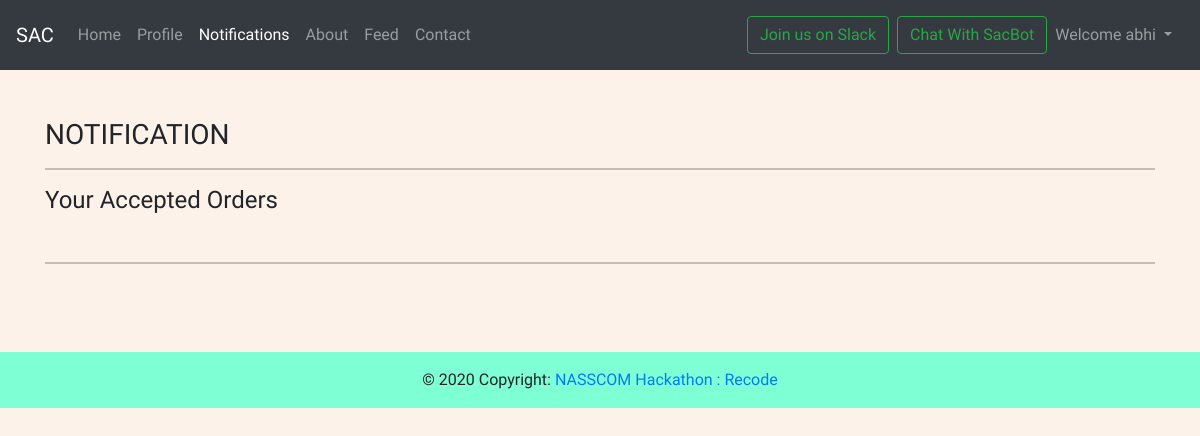
Page /notify (signed in) on the earlier database version.
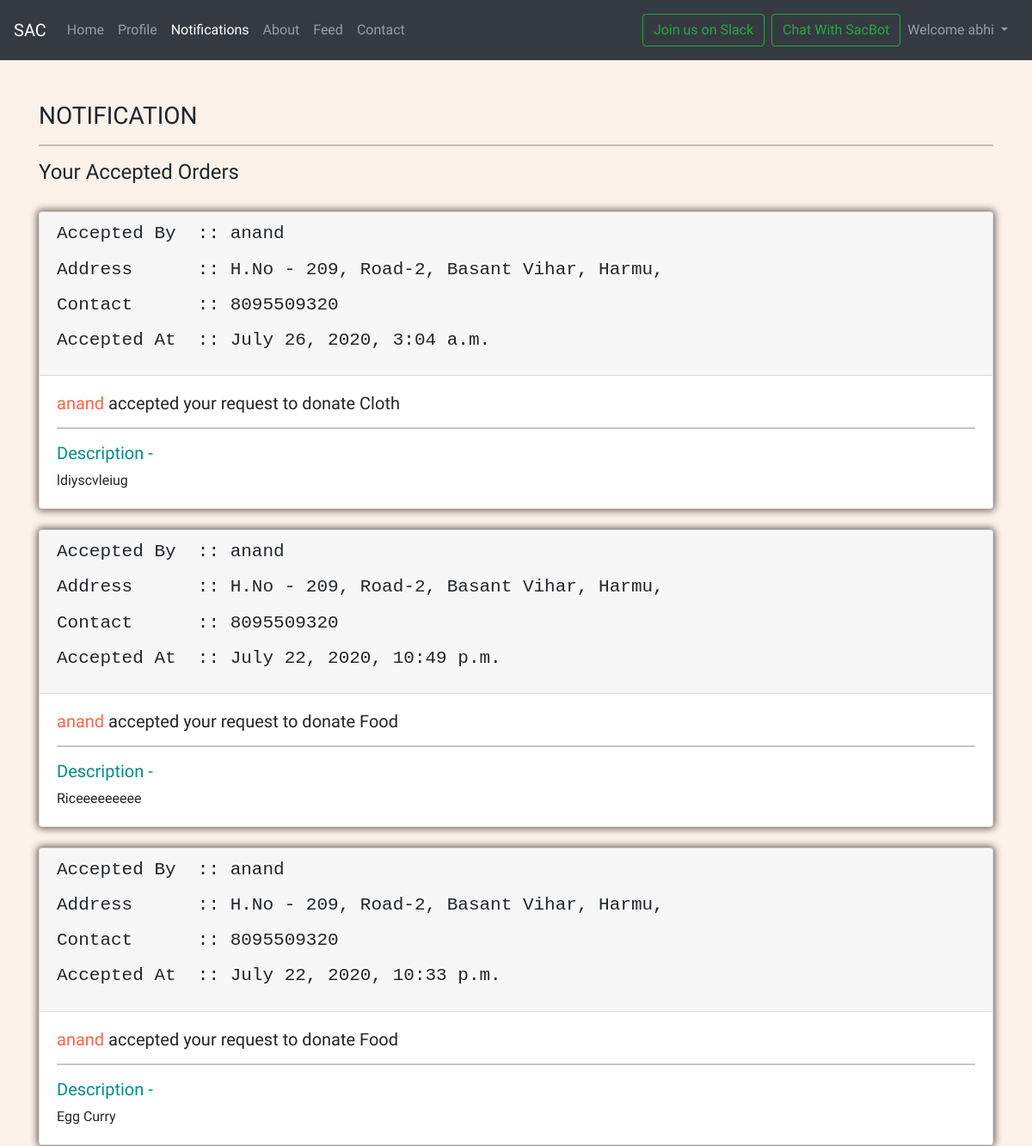
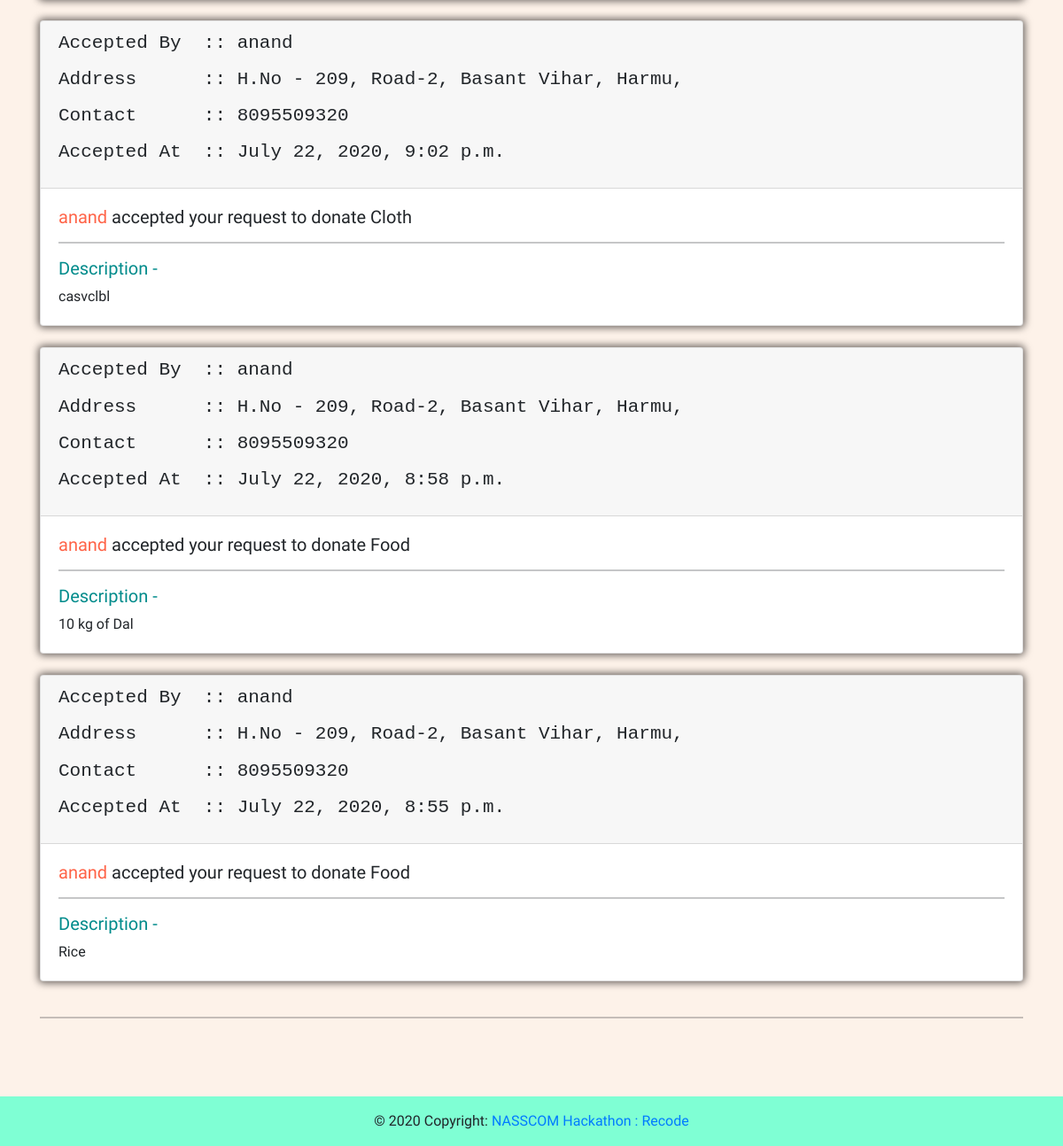
Same page on the later database version (2 pictures, top to bottom).
### mysite/models.py (models this page shows, shortened)
class Notification(models.Model):
    superuser=models.CharField(max_length=30,null=True)
    enduser=models.CharField(max_length=30,null=True)
    phone=models.CharField(max_length=30,null=True)
    address=models.CharField(max_length=100,null=True)
    timestamp = models.DateTimeField(default=now)
    type1=models.CharField(max_length=100,null=True)
    description=models.CharField(max_length=500,null=True)
    done=models.IntegerField(null=True)

### mysite/views.py (the view)
# urls.py: path('notify',views.notify,name='donateCloth'),
@login_required(login_url='handleLogin')
def notify(request):
    users=request.user
    noti = Notification.objects.filter(enduser=users).order_by('-id')
    params={'notis':noti}
    return render(request,'mysite/notification.html',params)

### templates/mysite/notification.html (shortened to what this page needs)
{% extends 'base.html' %}
{% block activeNotification %} active {% endblock activeNotification %}
{% block body %}
    <div class="container mt-5">
    <h3>NOTIFICATION</h3>
        <hr>
        <h4>Your Accepted Orders</h4>
        {% for noti in notis %}
        <br>
        <div class="card">
            <div class="card-header">
                <div class="row">
                    <div class="col-md-8 col-sm-12">
                        <h4><pre>Accepted By  :: {{noti.superuser}}</pre></h4>
                        <h4><pre>Address      :: {{noti.address}}</h4>
                        <h4><pre>Contact      :: {{noti.phone}}</h4>
                        <h4><pre>Accepted At  :: {{noti.timestamp}}</h4>
                    </div>
                </div>
            </div>
            <div class="card-body">
                <h5 class="card-title"><span style="color: tomato;">{{noti.superuser}}</span> accepted your request to donate {{noti.type1}}</h5>
                <hr>
                <h5 style="color: darkcyan;">Description - </h5>
                <p class="card-text">{{noti.description}}</p>
            </div>
        </div>
        {% endfor %}
        <br>
        <hr>
        <br>
    </div>
{% endblock body %}

Differences in the rows shown:
added Notification: superuser "anand", address "H.No - 209, Road-2, Basant Vihar,…", phone "8095509320", timestamp "July 26, 2020, 3:04 a.m.", type1 "Cloth", description "ldiyscvleiug"
added Notification: superuser "anand", address "H.No - 209, Road-2, Basant Vihar,…", phone "8095509320", timestamp "July 22, 2020, 10:49 p.m.", type1 "Food", description "Riceeeeeeeee"
added Notification: superuser "anand", address "H.No - 209, Road-2, Basant Vihar,…", phone "8095509320", timestamp "July 22, 2020, 10:33 p.m.", type1 "Food", description "Egg Curry"
added Notification: superuser "anand", address "H.No - 209, Road-2, Basant Vihar,…", phone "8095509320", timestamp "July 22, 2020, 9:02 p.m.", type1 "Cloth", description "casvclbl"
added Notification: superuser "anand", address "H.No - 209, Road-2, Basant Vihar,…", phone "8095509320", timestamp "July 22, 2020, 8:58 p.m.", type1 "Food", description "10 kg of Dal"
added Notification: superuser "anand", address "H.No - 209, Road-2, Basant Vihar,…", phone "8095509320", timestamp "July 22, 2020, 8:55 p.m.", type1 "Food", description "Rice"
